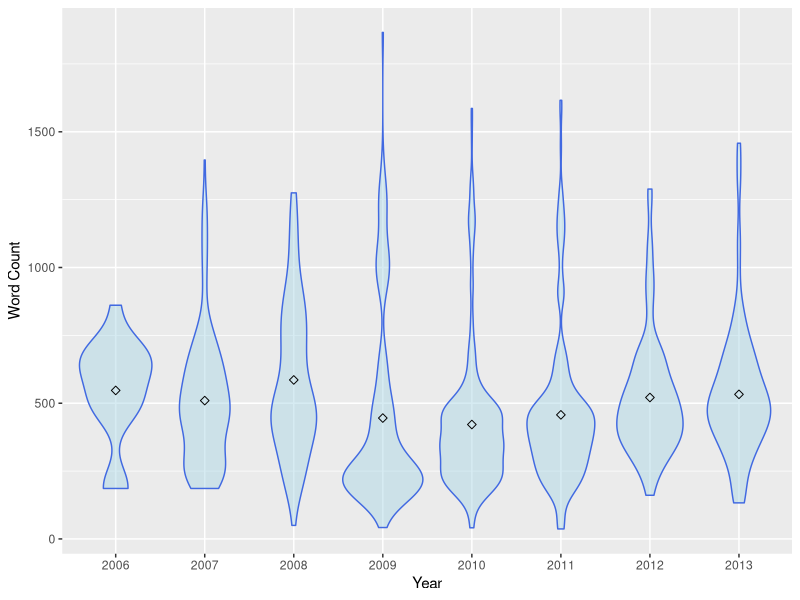

Source code (R):
## ---- chunk 1
knitr::opts_chunk$set(
  collapse = TRUE,
  comment = "#>"
)
## ---- chunk 2
time_collection <- readr::read_tsv("baliorti_file_info.tsv") |> 
  dplyr::summarise(
    starting_time = min(modification_time),
    ending_time = max(modification_time)
  )

corpus_year_span <- readr::read_tsv("baliorti_file_info.tsv") |> 
  dplyr::mutate(year = as.integer(stringr::str_remove(year_folder, "^y_"))) |> 
  dplyr::summarise(
    starting_year = min(year),
    ending_year = max(year)
  )
## ---- chunk 3
library(tidyverse)
wc <- read_tsv("baliorti_wcount.tsv")
wc |> 
  mutate(year_folder = factor(year_folder)) |> 
  # group_by(year_folder) |> 
  # summarise(avg = round(mean(word_count), 1)) |> 
  ggplot(aes(x = year_folder, y = word_count)) +
  geom_violin(fill = "lightblue", color = "royalblue", alpha = 0.5) +
  stat_summary(fun = mean, geom = "point", shape = 23, size = 2) +
  labs(x = "Year", y = "Word Count")
